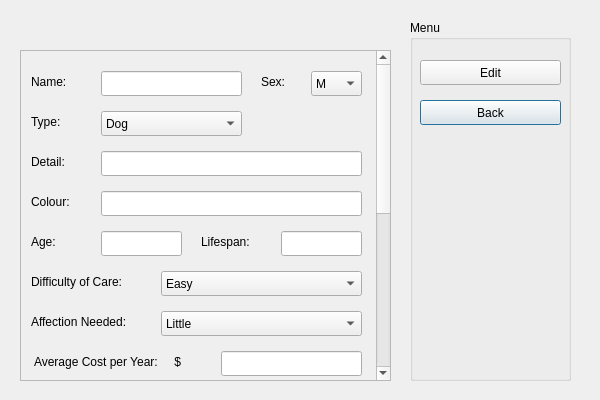
<?xml version="1.0" encoding="UTF-8"?>
<ui version="4.0">
 <class>addAnimal</class>
 <widget class="QDialog" name="addAnimal">
  <property name="geometry">
   <rect>
    <x>0</x>
    <y>0</y>
    <width>600</width>
    <height>400</height>
   </rect>
  </property>
  <property name="windowTitle">
   <string>Add Animal</string>
  </property>
  <widget class="QGroupBox" name="groupBox">
   <property name="geometry">
    <rect>
     <x>410</x>
     <y>20</y>
     <width>161</width>
     <height>361</height>
    </rect>
   </property>
   <property name="title">
    <string>Menu</string>
   </property>
   <widget class="QPushButton" name="backButton">
    <property name="geometry">
     <rect>
      <x>10</x>
      <y>80</y>
      <width>141</width>
      <height>25</height>
     </rect>
    </property>
    <property name="text">
     <string>Back</string>
    </property>
   </widget>
   <widget class="QPushButton" name="editButton">
    <property name="geometry">
     <rect>
      <x>10</x>
      <y>40</y>
      <width>141</width>
      <height>25</height>
     </rect>
    </property>
    <property name="text">
     <string>Edit</string>
    </property>
   </widget>
   <zorder>editButton</zorder>
   <zorder>backButton</zorder>
  </widget>
  <widget class="QLabel" name="label">
   <property name="geometry">
    <rect>
     <x>140</x>
     <y>20</y>
     <width>171</width>
     <height>31</height>
    </rect>
   </property>
   <property name="font">
    <font>
     <family>DejaVu Sans</family>
     <pointsize>16</pointsize>
     <weight>75</weight>
     <bold>true</bold>
    </font>
   </property>
   <property name="lineWidth">
    <number>0</number>
   </property>
   <property name="text">
    <string/>
   </property>
   <property name="alignment">
    <set>Qt::AlignCenter</set>
   </property>
  </widget>
  <widget class="QWidget" name="fieldsWidget" native="true">
   <property name="geometry">
    <rect>
     <x>20</x>
     <y>50</y>
     <width>371</width>
     <height>331</height>
    </rect>
   </property>
   <widget class="QScrollArea" name="scrollArea">
    <property name="geometry">
     <rect>
      <x>0</x>
      <y>0</y>
      <width>371</width>
      <height>331</height>
     </rect>
    </property>
    <property name="sizePolicy">
     <sizepolicy hsizetype="Preferred" vsizetype="Preferred">
      <horstretch>0</horstretch>
      <verstretch>0</verstretch>
     </sizepolicy>
    </property>
    <property name="minimumSize">
     <size>
      <width>371</width>
      <height>0</height>
     </size>
    </property>
    <property name="maximumSize">
     <size>
      <width>371</width>
      <height>10000000</height>
     </size>
    </property>
    <property name="verticalScrollBarPolicy">
     <enum>Qt::ScrollBarAlwaysOn</enum>
    </property>
    <property name="horizontalScrollBarPolicy">
     <enum>Qt::ScrollBarAlwaysOff</enum>
    </property>
    <property name="sizeAdjustPolicy">
     <enum>QAbstractScrollArea::AdjustToContents</enum>
    </property>
    <property name="widgetResizable">
     <bool>false</bool>
    </property>
    <widget class="QWidget" name="scrollAreaWidgetContents">
     <property name="geometry">
      <rect>
       <x>0</x>
       <y>0</y>
       <width>355</width>
       <height>669</height>
      </rect>
     </property>
     <widget class="QLabel" name="label_2">
      <property name="geometry">
       <rect>
        <x>10</x>
        <y>20</y>
        <width>51</width>
        <height>21</height>
       </rect>
      </property>
      <property name="text">
       <string>Name:</string>
      </property>
      <property name="alignment">
       <set>Qt::AlignLeading|Qt::AlignLeft|Qt::AlignVCenter</set>
      </property>
     </widget>
     <widget class="QLineEdit" name="animalName">
      <property name="geometry">
       <rect>
        <x>80</x>
        <y>20</y>
        <width>141</width>
        <height>25</height>
       </rect>
      </property>
     </widget>
     <widget class="QLabel" name="label_3">
      <property name="geometry">
       <rect>
        <x>10</x>
        <y>60</y>
        <width>64</width>
        <height>21</height>
       </rect>
      </property>
      <property name="text">
       <string>Type:</string>
      </property>
     </widget>
     <widget class="QComboBox" name="animalType">
      <property name="geometry">
       <rect>
        <x>80</x>
        <y>60</y>
        <width>141</width>
        <height>25</height>
       </rect>
      </property>
      <item>
       <property name="text">
        <string>Dog</string>
       </property>
      </item>
      <item>
       <property name="text">
        <string>Cat</string>
       </property>
      </item>
      <item>
       <property name="text">
        <string>Bird</string>
       </property>
      </item>
      <item>
       <property name="text">
        <string>Small Animal</string>
       </property>
      </item>
     </widget>
     <widget class="QLabel" name="label_7">
      <property name="geometry">
       <rect>
        <x>10</x>
        <y>100</y>
        <width>64</width>
        <height>21</height>
       </rect>
      </property>
      <property name="text">
       <string>Detail:</string>
      </property>
     </widget>
     <widget class="QLineEdit" name="animalDetail">
      <property name="geometry">
       <rect>
        <x>80</x>
        <y>100</y>
        <width>261</width>
        <height>25</height>
       </rect>
      </property>
     </widget>
     <widget class="QLabel" name="label_4">
      <property name="geometry">
       <rect>
        <x>240</x>
        <y>20</y>
        <width>41</width>
        <height>21</height>
       </rect>
      </property>
      <property name="text">
       <string>Sex:</string>
      </property>
     </widget>
     <widget class="QComboBox" name="animalSex">
      <property name="geometry">
       <rect>
        <x>290</x>
        <y>20</y>
        <width>51</width>
        <height>25</height>
       </rect>
      </property>
      <item>
       <property name="text">
        <string>M</string>
       </property>
      </item>
      <item>
       <property name="text">
        <string>F</string>
       </property>
      </item>
     </widget>
     <widget class="QLineEdit" name="animalAge">
      <property name="geometry">
       <rect>
        <x>80</x>
        <y>180</y>
        <width>81</width>
        <height>25</height>
       </rect>
      </property>
     </widget>
     <widget class="QLabel" name="label_5">
      <property name="geometry">
       <rect>
        <x>10</x>
        <y>180</y>
        <width>64</width>
        <height>21</height>
       </rect>
      </property>
      <property name="text">
       <string>Age:</string>
      </property>
     </widget>
     <widget class="QLineEdit" name="animalColour">
      <property name="geometry">
       <rect>
        <x>80</x>
        <y>140</y>
        <width>261</width>
        <height>25</height>
       </rect>
      </property>
     </widget>
     <widget class="QLabel" name="label_6">
      <property name="geometry">
       <rect>
        <x>10</x>
        <y>140</y>
        <width>64</width>
        <height>21</height>
       </rect>
      </property>
      <property name="text">
       <string>Colour:</string>
      </property>
     </widget>
     <widget class="QLabel" name="label_8">
      <property name="geometry">
       <rect>
        <x>180</x>
        <y>180</y>
        <width>64</width>
        <height>21</height>
       </rect>
      </property>
      <property name="text">
       <string>Lifespan:</string>
      </property>
     </widget>
     <widget class="QLineEdit" name="animalLifespan">
      <property name="geometry">
       <rect>
        <x>260</x>
        <y>180</y>
        <width>81</width>
        <height>25</height>
       </rect>
      </property>
     </widget>
     <widget class="QComboBox" name="animalDifficulty">
      <property name="geometry">
       <rect>
        <x>140</x>
        <y>220</y>
        <width>201</width>
        <height>25</height>
       </rect>
      </property>
      <item>
       <property name="text">
        <string>Easy</string>
       </property>
      </item>
      <item>
       <property name="text">
        <string>Intermediate</string>
       </property>
      </item>
      <item>
       <property name="text">
        <string>Difficult</string>
       </property>
      </item>
     </widget>
     <widget class="QLabel" name="label_9">
      <property name="geometry">
       <rect>
        <x>10</x>
        <y>220</y>
        <width>121</width>
        <height>21</height>
       </rect>
      </property>
      <property name="text">
       <string>Difficulty of Care:</string>
      </property>
     </widget>
     <widget class="QComboBox" name="animalAffection">
      <property name="geometry">
       <rect>
        <x>140</x>
        <y>260</y>
        <width>201</width>
        <height>25</height>
       </rect>
      </property>
      <item>
       <property name="text">
        <string>Little</string>
       </property>
      </item>
      <item>
       <property name="text">
        <string>Moderate</string>
       </property>
      </item>
      <item>
       <property name="text">
        <string>Lots</string>
       </property>
      </item>
     </widget>
     <widget class="QLabel" name="label_10">
      <property name="geometry">
       <rect>
        <x>10</x>
        <y>260</y>
        <width>121</width>
        <height>21</height>
       </rect>
      </property>
      <property name="text">
       <string>Affection Needed:</string>
      </property>
     </widget>
     <widget class="QLabel" name="label_11">
      <property name="geometry">
       <rect>
        <x>13</x>
        <y>300</y>
        <width>181</width>
        <height>21</height>
       </rect>
      </property>
      <property name="text">
       <string>Average Cost per Year:     $</string>
      </property>
     </widget>
     <widget class="QLineEdit" name="animalCost">
      <property name="geometry">
       <rect>
        <x>200</x>
        <y>300</y>
        <width>141</width>
        <height>25</height>
       </rect>
      </property>
     </widget>
     <widget class="QLineEdit" name="animalTime">
      <property name="geometry">
       <rect>
        <x>200</x>
        <y>340</y>
        <width>91</width>
        <height>25</height>
       </rect>
      </property>
     </widget>
     <widget class="QLabel" name="label_12">
      <property name="geometry">
       <rect>
        <x>10</x>
        <y>340</y>
        <width>191</width>
        <height>21</height>
       </rect>
      </property>
      <property name="text">
       <string>Time Commitment per Day:</string>
      </property>
     </widget>
     <widget class="QLabel" name="label_13">
      <property name="geometry">
       <rect>
        <x>300</x>
        <y>340</y>
        <width>41</width>
        <height>21</height>
       </rect>
      </property>
      <property name="text">
       <string>hours</string>
      </property>
     </widget>
     <widget class="QComboBox" name="animalSpace">
      <property name="geometry">
       <rect>
        <x>140</x>
        <y>380</y>
        <width>201</width>
        <height>25</height>
       </rect>
      </property>
      <item>
       <property name="text">
        <string>Little Space</string>
       </property>
      </item>
      <item>
       <property name="text">
        <string>Moderate Space</string>
       </property>
      </item>
      <item>
       <property name="text">
        <string>Lots of Space</string>
       </property>
      </item>
     </widget>
     <widget class="QLabel" name="label_14">
      <property name="geometry">
       <rect>
        <x>10</x>
        <y>380</y>
        <width>121</width>
        <height>21</height>
       </rect>
      </property>
      <property name="text">
       <string>Space Needed:</string>
      </property>
     </widget>
     <widget class="QComboBox" name="animalLoudness">
      <property name="geometry">
       <rect>
        <x>140</x>
        <y>420</y>
        <width>201</width>
        <height>25</height>
       </rect>
      </property>
      <item>
       <property name="text">
        <string>No Noise</string>
       </property>
      </item>
      <item>
       <property name="text">
        <string>Little Noise</string>
       </property>
      </item>
      <item>
       <property name="text">
        <string>Moderate Noise</string>
       </property>
      </item>
      <item>
       <property name="text">
        <string>Lots of Noise</string>
       </property>
      </item>
     </widget>
     <widget class="QLabel" name="label_15">
      <property name="geometry">
       <rect>
        <x>10</x>
        <y>420</y>
        <width>121</width>
        <height>21</height>
       </rect>
      </property>
      <property name="text">
       <string>Noise Made:</string>
      </property>
     </widget>
     <widget class="QComboBox" name="animalActiveness">
      <property name="geometry">
       <rect>
        <x>140</x>
        <y>460</y>
        <width>201</width>
        <height>25</height>
       </rect>
      </property>
      <property name="currentIndex">
       <number>0</number>
      </property>
      <item>
       <property name="text">
        <string>None</string>
       </property>
      </item>
      <item>
       <property name="text">
        <string>Little</string>
       </property>
      </item>
      <item>
       <property name="text">
        <string>Moderate</string>
       </property>
      </item>
      <item>
       <property name="text">
        <string>Lots</string>
       </property>
      </item>
     </widget>
     <widget class="QLabel" name="label_16">
      <property name="geometry">
       <rect>
        <x>10</x>
        <y>460</y>
        <width>121</width>
        <height>21</height>
       </rect>
      </property>
      <property name="text">
       <string>Activity Required:</string>
      </property>
     </widget>
     <widget class="QGroupBox" name="animalIntegration">
      <property name="geometry">
       <rect>
        <x>10</x>
        <y>510</y>
        <width>331</width>
        <height>61</height>
       </rect>
      </property>
      <property name="title">
       <string>Integration</string>
      </property>
      <widget class="QCheckBox" name="dogCheckBox">
       <property name="geometry">
        <rect>
         <x>10</x>
         <y>30</y>
         <width>61</width>
         <height>23</height>
        </rect>
       </property>
       <property name="text">
        <string>Dog</string>
       </property>
       <attribute name="buttonGroup">
        <string notr="true">animalButtonGroup</string>
       </attribute>
      </widget>
      <widget class="QCheckBox" name="childCheckBox">
       <property name="geometry">
        <rect>
         <x>150</x>
         <y>30</y>
         <width>81</width>
         <height>23</height>
        </rect>
       </property>
       <property name="text">
        <string>Children</string>
       </property>
       <attribute name="buttonGroup">
        <string notr="true">animalButtonGroup</string>
       </attribute>
      </widget>
      <widget class="QCheckBox" name="catCheckBox">
       <property name="geometry">
        <rect>
         <x>80</x>
         <y>30</y>
         <width>51</width>
         <height>23</height>
        </rect>
       </property>
       <property name="text">
        <string>Cat</string>
       </property>
       <attribute name="buttonGroup">
        <string notr="true">animalButtonGroup</string>
       </attribute>
      </widget>
     </widget>
     <widget class="QLabel" name="label_17">
      <property name="geometry">
       <rect>
        <x>10</x>
        <y>590</y>
        <width>121</width>
        <height>21</height>
       </rect>
      </property>
      <property name="text">
       <string>Obedience Level:</string>
      </property>
     </widget>
     <widget class="QComboBox" name="animalObedience">
      <property name="geometry">
       <rect>
        <x>140</x>
        <y>590</y>
        <width>201</width>
        <height>25</height>
       </rect>
      </property>
      <item>
       <property name="text">
        <string>Untrained</string>
       </property>
      </item>
      <item>
       <property name="text">
        <string>Somewhat Trained</string>
       </property>
      </item>
      <item>
       <property name="text">
        <string>Trained</string>
       </property>
      </item>
     </widget>
     <widget class="QLabel" name="label_18">
      <property name="geometry">
       <rect>
        <x>10</x>
        <y>630</y>
        <width>121</width>
        <height>21</height>
       </rect>
      </property>
      <property name="text">
       <string>Animal Shedding:</string>
      </property>
     </widget>
     <widget class="QComboBox" name="animalShedding">
      <property name="geometry">
       <rect>
        <x>140</x>
        <y>630</y>
        <width>201</width>
        <height>25</height>
       </rect>
      </property>
      <item>
       <property name="text">
        <string>None</string>
       </property>
      </item>
      <item>
       <property name="text">
        <string>Little</string>
       </property>
      </item>
      <item>
       <property name="text">
        <string>Moderate</string>
       </property>
      </item>
      <item>
       <property name="text">
        <string>Lots</string>
       </property>
      </item>
     </widget>
    </widget>
   </widget>
  </widget>
 </widget>
 <resources/>
 <connections/>
 <buttongroups>
  <buttongroup name="animalButtonGroup">
   <property name="exclusive">
    <bool>false</bool>
   </property>
  </buttongroup>
 </buttongroups>
</ui>
